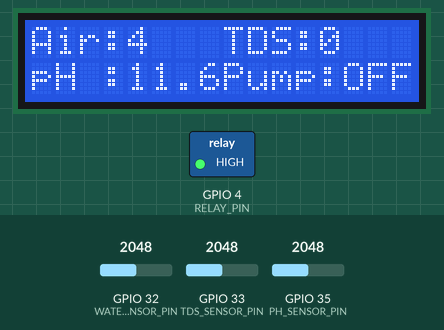
This sketch was run on a simulated ESP32. Shown: 16×2 character LCD, switched loads named in the sketch (green lamp = pin HIGH). The inputs (shaded band) are chosen by the test bench; at power-on: GPIO 32 (WATER_LEVEL_SENSOR_PIN) = 2048, GPIO 35 (PH_SENSOR_PIN) = 2048, GPIO 33 (TDS_SENSOR_PIN) = 2048. WiFi joins after 1.5 s; servers stay silent unless stated; the local clock reads 2024-03-15 10:24:30 at power-on unless the sketch sets it; what the sketch prints to the serial monitor is not drawn.

Above: at 3.2 s.
3.3 s: GPIO 32 (WATER_LEVEL_SENSOR_PIN) set to 1539
At 4.6 s:
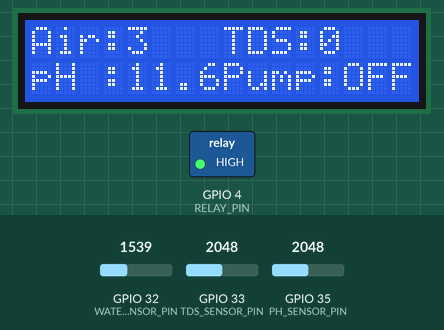
5.3 s: GPIO 32 (WATER_LEVEL_SENSOR_PIN) set to 1426
At 6.9 s:
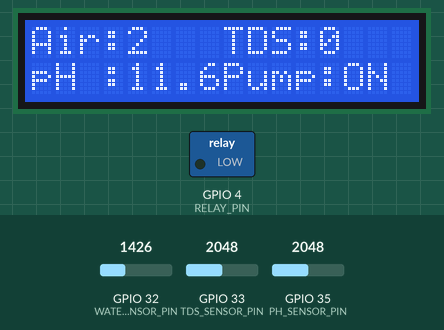
7.3 s: GPIO 35 (PH_SENSOR_PIN) set to 2866
At 9.1 s:
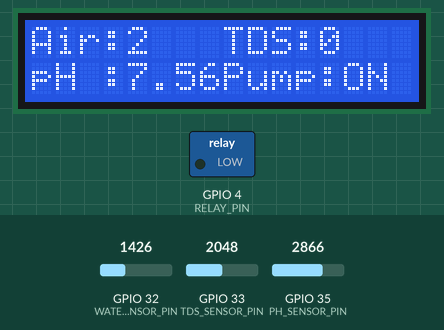
9.4 s: GPIO 35 (PH_SENSOR_PIN) set to 3603
At 11.1 s:
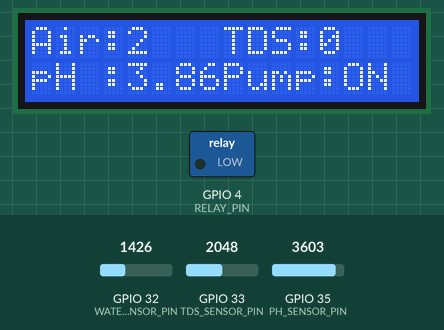
11.4 s: GPIO 35 (PH_SENSOR_PIN) set to 4095
At 12.3 s:
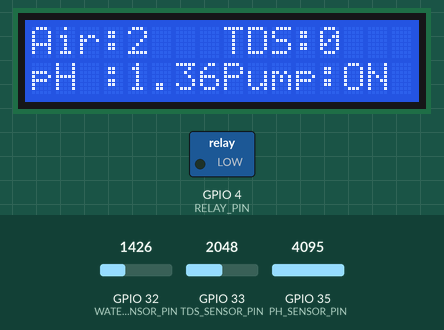
13.5 s: GPIO 33 (TDS_SENSOR_PIN) set to 1228
At 17.9 s:
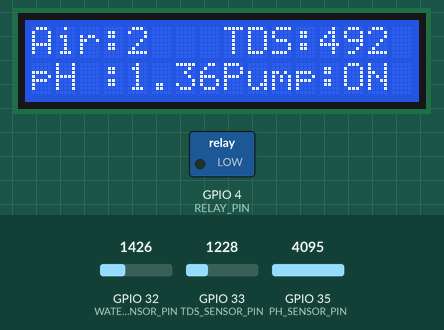
Timing chart, 0 to 18.7 s (numbered marks = the images above; inputs shaded):
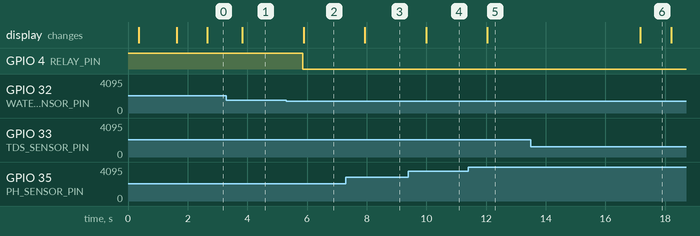

The sketch:

Code.ino
```cpp
#include <WiFi.h>
#include <Firebase_ESP_Client.h>
#include <addons/TokenHelper.h>
#include <LiquidCrystal_I2C.h>
#include <time.h>

#define WIFI_SSID ""
#define WIFI_PASSWORD ""

#define API_KEY ""
#define FIREBASE_PROJECT_ID ""
#define USER_EMAIL ""
#define USER_PASSWORD ""

#define RELAY_PIN 4
#define WATER_LEVEL_SENSOR_PIN 32
#define TDS_SENSOR_PIN 33
#define PH_SENSOR_PIN 35

#define TDS_VOLTAGE_REFERENCE 3.3
#define TDS_SAMPLE_COUNT 30

LiquidCrystal_I2C lcd(0x27, 16, 2);

FirebaseData fbdo;
FirebaseAuth auth;
FirebaseConfig config;

int analogBuffer[TDS_SAMPLE_COUNT];
int analogBufferTemp[TDS_SAMPLE_COUNT];
int analogBufferIndex = 0;
float averageVoltage = 0;
float tdsOffset = 0;
float calibrationFactor = 2.8;
float tdsValue = 0;
float tdsValueCalibrated = 0;
float temperature = 29.0;

int analog_PH_Value;
float PH_Voltage, PH_Step, PH_Value;
float PH7 = 2.5;
float PH9 = 2.18;

String pumpStatusText = " ";

unsigned long dataMillis = 0;
unsigned long tdsSampleMillis = 0;

void setup() {
  Serial.begin(115200);

  pinMode(RELAY_PIN, OUTPUT);
  digitalWrite(RELAY_PIN, HIGH);

  lcd.init();
  lcd.backlight();

  WiFi.begin(WIFI_SSID, WIFI_PASSWORD);
  while (WiFi.status() != WL_CONNECTED) {
    delay(300);
    lcd.setCursor(0, 0);
    lcd.print(".");
    Serial.print(".");
  }

  lcd.clear();
  Serial.println();
  lcd.setCursor(0, 0); lcd.print("WiFi Connected!");
  lcd.setCursor(0, 1); lcd.print(WiFi.localIP());

  Serial.print("Setting up time");
  configTime(0, 0, "pool.ntp.org", "time.nist.gov", "time.google.com");
  time_t now = time(nullptr);
  while (now < 1700000000) {
    delay(500);
    Serial.print(".");
    now = time(nullptr);
  }
  Serial.println("\nTime synchronized!");

  setenv("TZ", "GMT-8", 1);
  tzset();
  Serial.println("Timezone set to WITA (UTC+8)");

  config.api_key = API_KEY;
  auth.user.email = USER_EMAIL;
  auth.user.password = USER_PASSWORD;
  config.token_status_callback = tokenStatusCallback;

  Firebase.reconnectNetwork(true);
  fbdo.setBSSLBufferSize(4096, 1024);
  fbdo.setResponseSize(2048);
  Firebase.begin(&config, &auth);
  lcd.clear();

  lcd.setCursor(0, 0); lcd.print("Air:");
  lcd.setCursor(0, 1); lcd.print("pH :");
  lcd.setCursor(8, 0); lcd.print("TDS:");
  lcd.setCursor(8, 1); lcd.print("Pump:");
}

int readWaterLevel() {
  int sensorWaterADC = analogRead(WATER_LEVEL_SENSOR_PIN);
  int waterLevel = map(sensorWaterADC, 0, 2500, 0, 5);
  if (waterLevel < 0) waterLevel = 0;
  if (waterLevel > 5) waterLevel = 5;
  return waterLevel;
}

float readPH(){
  analog_PH_Value = analogRead(PH_SENSOR_PIN);
  PH_Voltage = 3.3 / 4096.0 * analog_PH_Value;
  PH_Step = (PH7 - PH9) / 2;
  PH_Value = (7.0 + ((PH7 - PH_Voltage) / PH_Step)) - 0.7;
  if (PH_Value > 14.0) PH_Value = 14;
  if (PH_Value < 1.0) PH_Value = 1;
  return PH_Value;
}

int getMedianNum(int bArray[], int iFilterLen) {
  int bTab[iFilterLen];
  for (byte i = 0; i < iFilterLen; i++) {
    bTab[i] = bArray[i];
  }

  for (int j = 0; j < iFilterLen - 1; j++) {
    for (int i = 0; i < iFilterLen - j - 1; i++) {
      if (bTab[i] > bTab[i + 1]) {
        int temp = bTab[i];
        bTab[i] = bTab[i + 1];
        bTab[i + 1] = temp;
      }
    }
  }

  if ((iFilterLen & 1) > 0)
    return bTab[(iFilterLen - 1) / 2];
  else
    return (bTab[iFilterLen / 2] + bTab[iFilterLen / 2 - 1]) / 2;
}

void loop() {
  static unsigned long analogSampleTime = millis();
  static unsigned long printTime = millis();

  delay(1000);

  if (millis() - analogSampleTime > 40U) {
    analogSampleTime = millis();
    analogBuffer[analogBufferIndex++] = analogRead(TDS_SENSOR_PIN);
    if (analogBufferIndex >= TDS_SAMPLE_COUNT) {
      analogBufferIndex = 0;
    }
  }

  if (millis() - printTime > 800U) {
    printTime = millis();

    for (int i = 0; i < TDS_SAMPLE_COUNT; i++) {
      analogBufferTemp[i] = analogBuffer[i];
    }

    averageVoltage = getMedianNum(analogBufferTemp, TDS_SAMPLE_COUNT) * TDS_VOLTAGE_REFERENCE / 4096.0;

    float compensationCoefficient = 1.0 + 0.02 * (temperature - 25.0);
    float compensationVoltage = averageVoltage / compensationCoefficient;

    tdsValue = 0.5 * compensationVoltage * (compensationVoltage * (133.42 * compensationVoltage - 255.86) + 857.39);

    tdsValueCalibrated = (tdsValue + tdsOffset)* calibrationFactor;
    if (tdsValueCalibrated < 0) tdsValueCalibrated = 0;
  }

  int currentWaterLevel = readWaterLevel();
  float currentPH = readPH();

  bool pumpStatus = currentWaterLevel < 3;
  pumpStatusText = pumpStatus ? "ON" : "OFF";
  digitalWrite(RELAY_PIN, pumpStatus ? LOW : HIGH);

  lcd.setCursor(4, 0); lcd.print("  ");
  lcd.setCursor(4, 0); lcd.print(currentWaterLevel);
  lcd.setCursor(4, 1); lcd.print("  ");
  lcd.setCursor(4, 1); lcd.print(currentPH, 1);
  lcd.setCursor(12, 0); lcd.print("    ");
  lcd.setCursor(12, 0); lcd.print(int(tdsValueCalibrated));
  lcd.setCursor(13, 1); lcd.print("    ");
  lcd.setCursor(13, 1); lcd.print(pumpStatusText);


  Serial.print("Level Air : "); Serial.print(currentWaterLevel); Serial.println(" cm");
  Serial.print("pH        : "); Serial.println(currentPH, 2);
  Serial.print("TDS       : "); Serial.print(int(tdsValueCalibrated)); Serial.println(" ppm");
  Serial.print("Pompa Air : "); Serial.print(pumpStatus);
  Serial.println("");

  if (Firebase.ready() && (millis() - dataMillis > 60000 || dataMillis == 0)) {
    dataMillis = millis();

    time_t nowUtc = time(nullptr);
    String documentId = String(nowUtc);

    struct tm tmLocal;
    localtime_r(&nowUtc, &tmLocal);

    char isoTime[30];
    strftime(isoTime, sizeof(isoTime), "%Y-%m-%dT%H:%M:%S", &tmLocal);
    strcat(isoTime, "+08:00");

    FirebaseJson content;
    content.set("fields/waterLevel/integerValue", currentWaterLevel);
    content.set("fields/phValue/doubleValue", currentPH);
    content.set("fields/tdsValue/integerValue", int(tdsValueCalibrated));
    content.set("fields/pumpStatus/booleanValue", pumpStatus);
    content.set("fields/timestamp/timestampValue", isoTime);

    String fullDocumentPath = "data/" + documentId;

    Serial.print("Sending data to Firestore: ");
    Serial.println(fullDocumentPath);

    if (Firebase.Firestore.createDocument(&fbdo, FIREBASE_PROJECT_ID, "", fullDocumentPath.c_str(), content.raw())) {
      Serial.println("Data stored to Firestore!");
    } else {
      Serial.print("Firestore write failed: ");
      Serial.println(fbdo.errorReason());
    }
  }
}
```

Measured:
- the behaviour switches between 1500 and 1499 on GPIO 32 (WATER_LEVEL_SENSOR_PIN) (found by bisection; images 1 and 2)
- after the input at 3.3 s, the display: changes after 0.54 s (image 1)
- after the input at 5.3 s, GPIO 4 (RELAY_PIN): HIGH → LOW after 0.56 s; the display: changes after 0.59 s (image 2)
- after the input at 7.3 s, the display: changes after 0.64 s (image 3)
- after the input at 9.4 s, the display: changes after 0.59 s (image 4)
- after the input at 11.4 s, the display: changes after 0.64 s (image 5)
- what the display in image 6 shows lasts 1.0 s, from 17.2 s to 18.2 s
